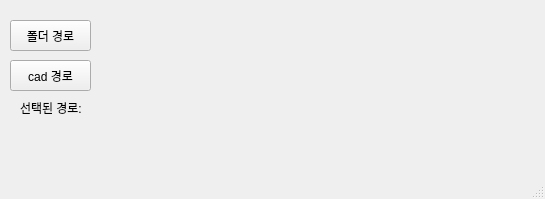
<?xml version="1.0" encoding="UTF-8"?>
<ui version="4.0">
 <class>MainWindow</class>
 <widget class="QMainWindow" name="MainWindow">
  <property name="geometry">
   <rect>
    <x>0</x>
    <y>0</y>
    <width>545</width>
    <height>199</height>
   </rect>
  </property>
  <property name="windowTitle">
   <string>MainWindow</string>
  </property>
  <widget class="QWidget" name="centralwidget">
   <widget class="QPushButton" name="openButton">
    <property name="geometry">
     <rect>
      <x>10</x>
      <y>20</y>
      <width>81</width>
      <height>31</height>
     </rect>
    </property>
    <property name="text">
     <string>폴더 경로</string>
    </property>
   </widget>
   <widget class="QPushButton" name="cadButton">
    <property name="geometry">
     <rect>
      <x>10</x>
      <y>60</y>
      <width>81</width>
      <height>31</height>
     </rect>
    </property>
    <property name="text">
     <string>cad 경로</string>
    </property>
   </widget>
   <widget class="QLabel" name="pathLabel">
    <property name="geometry">
     <rect>
      <x>20</x>
      <y>100</y>
      <width>431</width>
      <height>16</height>
     </rect>
    </property>
    <property name="text">
     <string>선택된 경로:</string>
    </property>
   </widget>
  </widget>
  <widget class="QMenuBar" name="menubar">
   <property name="geometry">
    <rect>
     <x>0</x>
     <y>0</y>
     <width>545</width>
     <height>22</height>
    </rect>
   </property>
  </widget>
  <widget class="QStatusBar" name="statusbar"/>
 </widget>
 <resources/>
 <connections/>
</ui>
